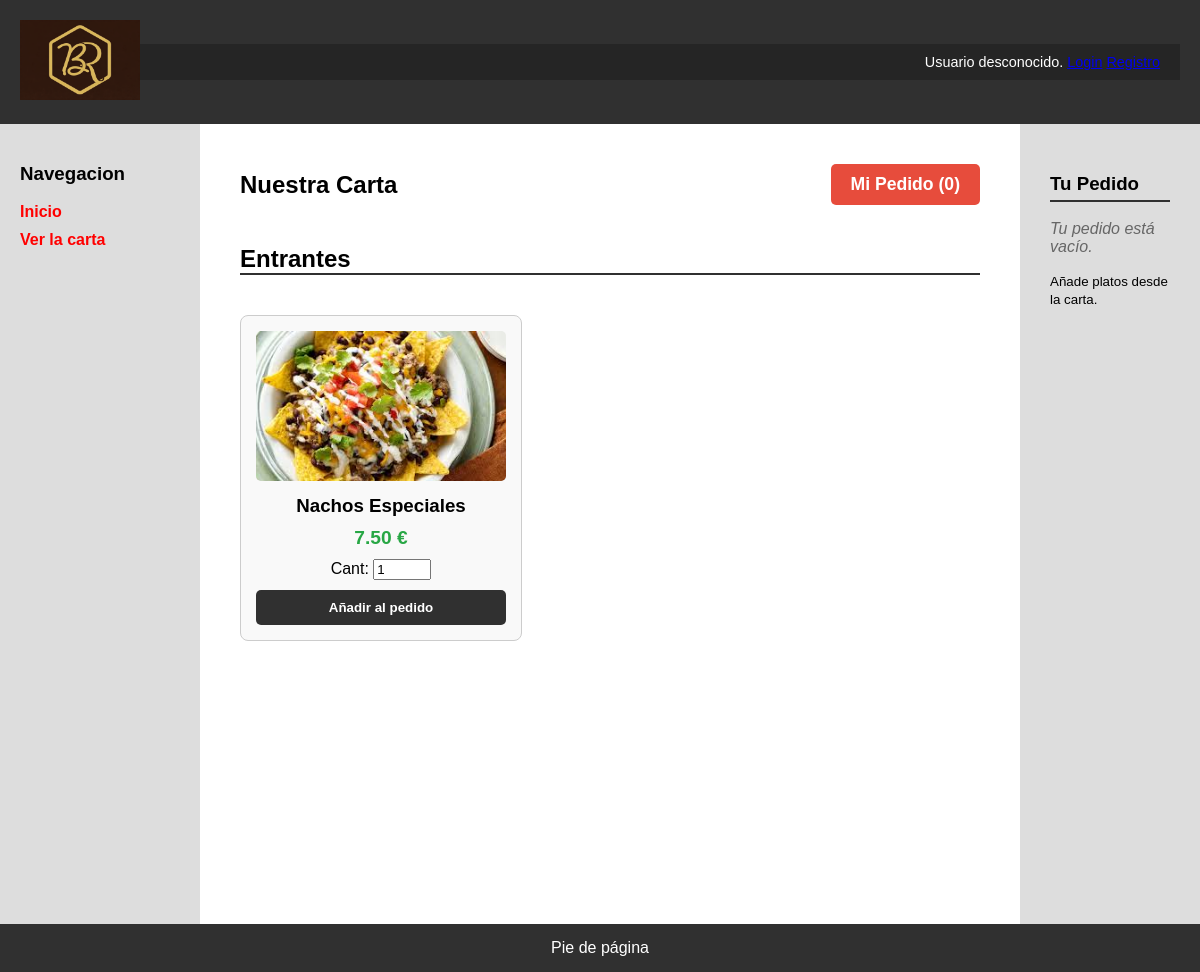
The app's page /carta.php, older data.
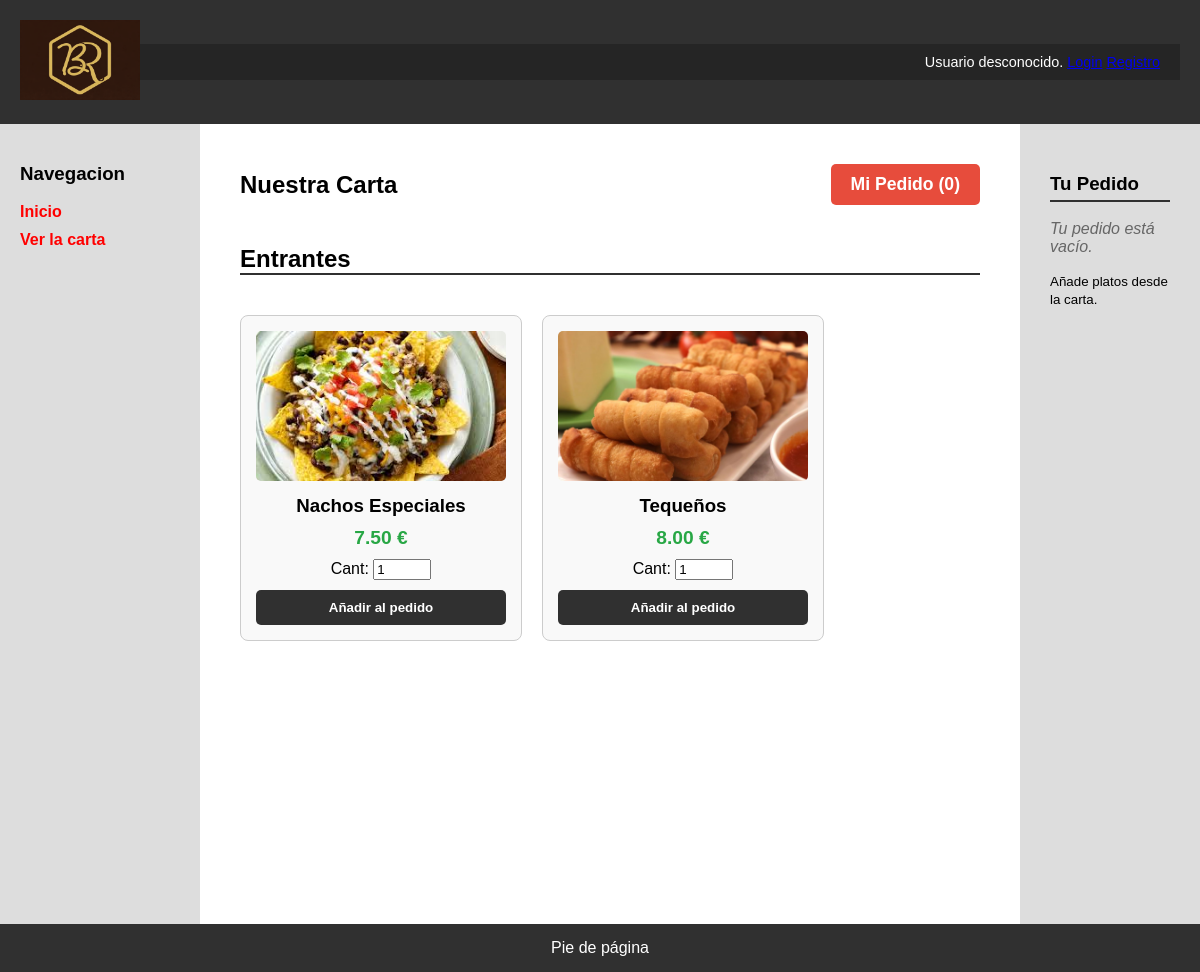
The same page, newer data.
### tables this page shows
CREATE TABLE `productos` (
  `id` int(11) NOT NULL,
  `id_categoria` int(11) NOT NULL,
  `nombre` varchar(100) NOT NULL,
  `descripcion` text DEFAULT NULL,
  `precio_base` decimal(10,2) NOT NULL,
  `iva` int(11) NOT NULL DEFAULT 10,
  `disponible` tinyint(1) NOT NULL DEFAULT 1,
  `ofertado` tinyint(1) NOT NULL DEFAULT 1,
  `imagen` varchar(255) DEFAULT 'prod_default.png'
);

CREATE TABLE `categorias` (
  `id` int(11) NOT NULL,
  `nombre` varchar(50) NOT NULL,
  `descripcion` text DEFAULT NULL,
  `imagen` varchar(255) DEFAULT 'cat_default.png'
);

### carta.php (the view, shortened to what this page needs)
<?php
$conn = Aplicacion::getInstance()->getConexionBd();
$query = "SELECT P.*, C.nombre AS nombre_cat
          FROM Productos P
          JOIN Categorias C ON P.id_categoria = C.id
          WHERE P.ofertado = 1
          ORDER BY C.nombre, P.nombre";
$rs = $conn->query($query);
$cartaHTML = "";
$categoriaActual = "";
if ($rs && $rs->num_rows > 0) {
    $cartaHTML .= "<div class='carta-contenedor'>";
    while ($fila = $rs->fetch_assoc()) {
        if ($categoriaActual != $fila['nombre_cat']) {
            $categoriaActual = $fila['nombre_cat'];
            $cartaHTML .= "<h2 class='carta-categoria-titulo'>{$categoriaActual}</h2>";
        }
        $precioFinal = $fila['precio_base'] * (1 + ($fila['iva'] / 100));
        $pFinalFmt = number_format($precioFinal, 2, '.', '');
        $cartaHTML .= <<<EOS
        <div class="carta-producto">
            <img src="img/productos/{$fila['imagen']}" class="carta-producto-imagen">
            <h3 class="carta-producto-nombre">{$fila['nombre']}</h3>
            <p class="carta-producto-precio">{$pFinalFmt} €</p>
            <form action="includes/procesar_carrito.php" method="POST">
                <input type="hidden" name="id_producto" value="{$fila['id']}">
                <input type="hidden" name="accion" value="add">
                <label>Cant: <input type="number" name="cantidad" value="1" min="1" max="10" class="carta-producto-cantidad"></label>
                <br>
                <button type="submit" class="carta-boton-anadir">
                    Añadir al pedido
                </button>
            </form>
        </div>
EOS;
    }
    $cartaHTML .= "</div>";
} else {
    $cartaHTML = "<p>Lo sentimos, no hay productos disponibles en la carta ahora mismo.</p>";
}
$cantidadEnCarrito = array_sum($_SESSION['carrito']);
$contenidoPrincipal = <<<EOS
    <div class="carta-header">
        <h1>Nuestra Carta</h1>
        <a href="carrito.php" class="carta-link-carrito">
            Mi Pedido ({$cantidadEnCarrito})
        </a>
    </div>
    $cartaHTML
EOS;
require 'includes/vistas/plantillas/plantilla.php';

Row changes from the older to the newer data that the page shows:
added productos: imagen (picture), nombre "Tequeños", pFinalFmt "8.00"
